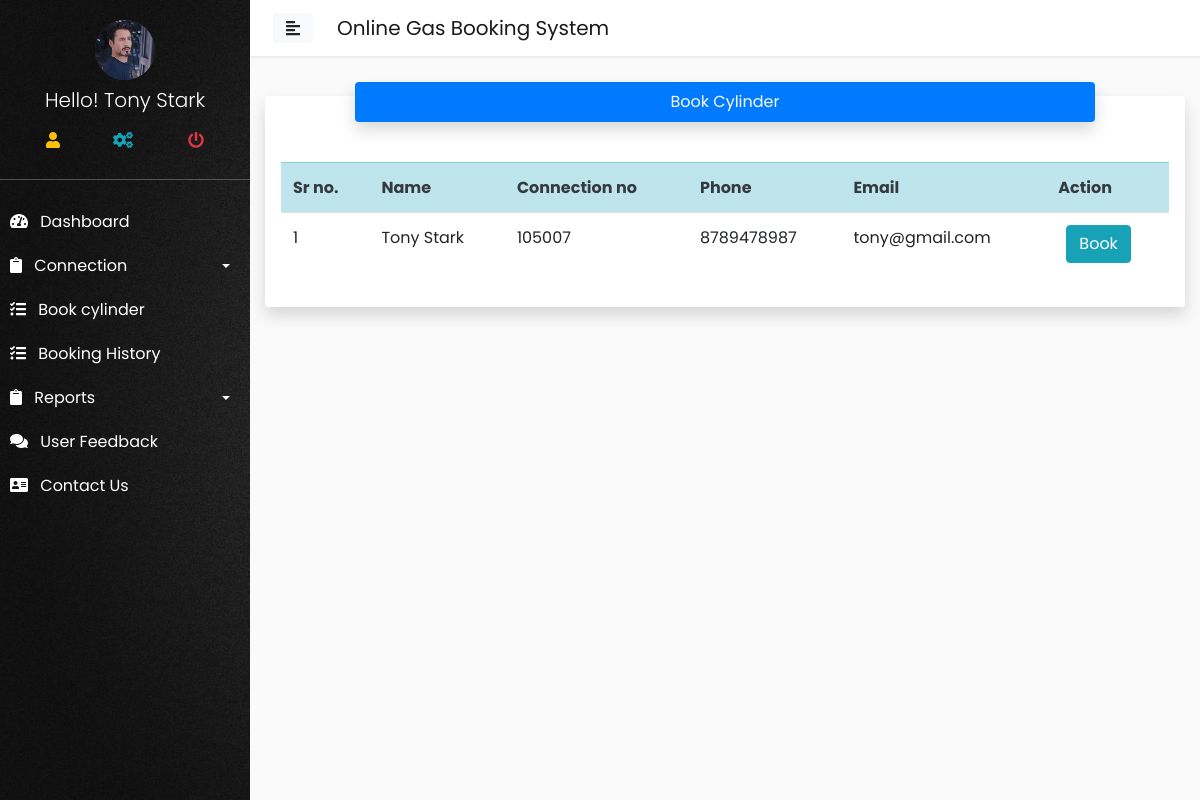
Page /user/book_cyc.php (signed in) on the committed database.
### tables this page shows
CREATE TABLE `user` (
  `user_id` int(11) NOT NULL,
  `f_name` varchar(200) NOT NULL,
  `email` varchar(200) NOT NULL,
  `password` varchar(200) NOT NULL,
  `mobile` varchar(200) NOT NULL,
  `gender` varchar(200) NOT NULL,
  `dob` varchar(200) NOT NULL,
  `r_address` varchar(200) NOT NULL,
  `city` varchar(200) NOT NULL,
  `zipcode` int(11) NOT NULL,
  `p_image` varchar(200) NOT NULL
);

CREATE TABLE `connection` (
  `connection_id` int(11) NOT NULL,
  `full_name` varchar(200) NOT NULL,
  `email` varchar(200) NOT NULL,
  `phone` varchar(200) NOT NULL,
  `gender` varchar(200) NOT NULL,
  `dob` varchar(200) NOT NULL,
  `nationality` varchar(200) NOT NULL,
  `marital` varchar(200) NOT NULL,
  `address` varchar(200) NOT NULL,
  `town` varchar(200) NOT NULL,
  `zip` varchar(200) NOT NULL,
  `relation` varchar(200) NOT NULL,
  `related_name` varchar(200) NOT NULL,
  `related_phone` varchar(200) NOT NULL,
  `related_address` varchar(200) NOT NULL,
  `doc` varchar(200) NOT NULL,
  `user_id` varchar(200) NOT NULL,
  `applied_time` timestamp NOT NULL DEFAULT CURRENT_TIMESTAMP ON UPDATE CURRENT_TIMESTAMP,
  `status` varchar(200) NOT NULL,
  `remark` varchar(200) NOT NULL,
  `c_cost` varchar(200) NOT NULL
);

### config/dbconfig.php (called while the page is built, shortened)
<?php
class Dbconfig{
    private $hostname = 'localhost';
    private $username = 'root';
    private $dbname = 'ogbsdb';
    private $password = "";
    protected $connect;
    function __construct(){
        if(!isset($this->connect)){
            $this->connect = new mysqli($this->hostname,$this->username,$this->password,$this->dbname );
    }
        return $this->connect;
}
}
?>

### config/function.php (called while the page is built, shortened)
<?php
include('dbconfig.php');
class Ogbs extends Dbconfig{
public function getData($query){
    $result = $this->connect->query($query);
    $array = array();
    while($row = $result->fetch_assoc()){
        $array[] = $row;
    }
    return $array;
}
}
?>

### user/book_cyc.php (the view, shortened to what this page needs)
<?php
require('../config/function.php');
include('include/header.php');
$get = new Ogbs();
?>
 <?php
$u_id= $_SESSION['user_login'];
$call = $get->getData("SELECT * FROM user WHERE user_id= '$u_id'");
foreach($call as $row);
if($row['gender'] == "" || $row['dob'] == "" || $row['r_address']== "" || $row['city']==""): ?>
 <div class="container">
     <div class="alert alert-danger"><strong></strong>First of all complete Your <a href="profile.php" class="text-info">profile</a> Details </div>
 </div>
 <?php else: ?>
<div class="col-lg-12">
    <div class="card shadow border-0 p-3">
       <div class="header bg-primary col-lg-10 mb-4 text-light text-center mx-auto rounded p-2 shadow" style="margin-top:-30px;">Book Cylinder</div>
        <table class="table-stripped table  table-boderless mt-3">
            <tr class="table-info text-dark">
                <th>Sr no.</th>
                <th>Name</th>
                <th>Connection no</th>
                <th>Phone</th>
                <th>Email</th>
                <th>Action</th>
            </tr>
            <?php
            $call = $get->getData("SELECT * FROM connection WHERE user_id ='$u_id'");
            ?>
            <?php
            if(!$call): ?>
            <tr>
                <td colspan="6" class="text-danger">No connection Found please add connection First</td>
            </tr>
            <?php else: ?>
            <?php
            $sr= 1;
            foreach($call as $value): ?>
            <tr>
                <td><?= $sr; ?></td>
                <td><?= $value['full_name']; ?></td>
                <td><?= $value['connection_id']; ?></td>
                <td><?= $value['phone']; ?></td>
                <td><?= $value['email']; ?></td>
                <td>
                  <a href="book_cylinder.php?view=<?= $value['connection_id']; ?>" class=" ml-2 btn-info btn">Book</a>
                </td>
            </tr>
            <?php $sr +=1; endforeach; endif;   ?>
        </table>
    </div>
</div>
<?php endif; include('include/footer.php');
?>

### user/include/header.php (shortened to what this page needs)
<?php
$u = new Ogbs();
$id= $_SESSION['user_login'];
$call = $u->getData("SELECT * FROM user WHERE user_id = '$id'");
foreach($call as $abcd);
?>
<html>
<head>
    <link rel="stylesheet" href="http://localhost/ogbs/style/bootstrap.css" >
    <link rel="stylesheet" href="http://localhost/ogbs/style/sidebar_style.css">
    <link rel="stylesheet" href="https://cdnjs.cloudflare.com/ajax/libs/malihu-custom-scrollbar-plugin/3.1.5/jquery.mCustomScrollbar.min.css">
    <link rel="stylesheet" href="https://use.fontawesome.com/releases/v5.7.0/css/all.css">
</head>
<body>
    <div class="wrapper">
 <nav id="sidebar" style="background-image:url(../image/bbg.jpg); background-size:cover;">
           <div class="sidebar_bg_image" style="background-color:rgba(0, 0, 0, 0);">
            <div class="sidebar-header " style="background-color:rgba(0, 0, 0, 0); border-bottom:1px solid rgba(136, 136, 136, 0.55); height:180px;" >
                 <div class="profile_photo bg-dark mx-auto " style="height:60px; width:60px; border-radius:50%;"><img src="http://localhost/ogbs/user/images/<?= $abcd['p_image']; ?>" class="img-fluid img-responsive" style="border-radius:50%;" alt=""></div>
                 <h3 class="text-center font-weight-light h5 mt-2 text-capitalize">Hello! <?= $abcd['f_name']; ?></h3>
                <table class="table " style="">
                    <tr >
                        <td class="border-0 text-warning text-center " title="Profile"><a href="http://localhost/ogbs/user/profile.php"><i class="fas fa-user "></i></a></td>
                        <td class="border-0  text-center text-info" title="Setting"><a href="http://localhost/ogbs/user/setting.php"><i class="fas fa-cogs"></i></a></td>
                        <td class="border-0 text-warning text-center text-danger" title="Logout"><a href="http://localhost/ogbs/user/logout.php"><i class="fas fa-power-off"></i></a></td>
                    </tr>
                </table>
               </div>
            <ul class="list-unstyled components border-0">
                <li class="">
                    <a href="index.php" ><i class="fas fa-tachometer-alt mr-2"></i> Dashboard</a>
                </li>
                <li>
                    <a href="#connection" data-toggle="collapse" aria-expanded="false" class="dropdown-toggle"><i class="fas fa-clipboard mr-2" ></i> Connection</a>
                </li>
                 <li>
                    <a href="http://localhost/ogbs/user/book_cyc.php" ><i class="fas fa-tasks mr-2"></i> Book cylinder</a>
                </li>
                   <li>
                    <a href="http://localhost/ogbs/user/booking_history.php" ><i class="fas fa-tasks mr-2"></i> Booking History</a>
                </li>
                <li>
                    <a href="#reports" data-toggle="collapse" aria-expanded="false" class="dropdown-toggle"><i class="fas fa-clipboard mr-2" ></i>  Reports</a>
                </li>
                <li>
                    <a href="#"><i class="fas fa-comments mr-2"></i> User Feedback</a>
                </li>
            <li>
                    <a href="#"><i class="fas fa-address-card mr-2"></i> Contact Us</a>
                </li>
            </ul>
            </div>
        </nav>
        <div id="content">
            <nav class="navbar navbar-expand-lg navbar-light bg-whtie p-2">
                <div class="container-fluid">
                    <button type="button" id="sidebarCollapse" class="btn btn-light">
                        <i class="fas fa-align-left"></i>
                    </button>
                    <a href="" class="navbar-brand ml-4">Online Gas Booking System</a>
                </div>
            </nav>

### style/sidebar_style.css (style rules this page uses)
body { font-family: 'Poppins', sans-serif; background: #fafafa; }
a, a:hover, a:focus { color: inherit; text-decoration: none; transition: all 0.3s; }
.navbar { padding: 15px 10px; background: #fff; border: none; border-radius: 0; margin-bottom: 40px; box-shadow: 1px 1px 3px rgba(0, 0, 0, 0.1); }
.wrapper { display: flex; width: 100%; }
#sidebar { width: 250px; position: fixed; top: 0; left: 0; height: 100vh; z-index: 999; background: rgba(0, 0, 0, 0.28); color: #fff; transition: all 0.3s; }
#sidebar .sidebar-header { padding: 20px; background: rgba(0, 0, 0, 0.62); }
.sidebar_bg_image { background-color: rgba(0, 0, 0, 0.85); height: 100vh; }
#sidebar ul.components { padding: 20px 0; }
#sidebar ul li a { padding: 10px; font-size: 1em; display: block; }
a[data-toggle="collapse"] { position: relative; }
.dropdown-toggle::after { display: block; position: absolute; top: 50%; right: 20px; transform: translateY(-50%); }
#content { width: calc(100% - 250px); min-height: 100vh; transition: all 0.3s; position: absolute; top: 0; right: 0; }

### rows in the picture
user: p_image (picture), f_name "Tony Stark"
connection: full_name "Tony Stark", connection_id "105007", phone "8789478987", email "tony@gmail.com"
